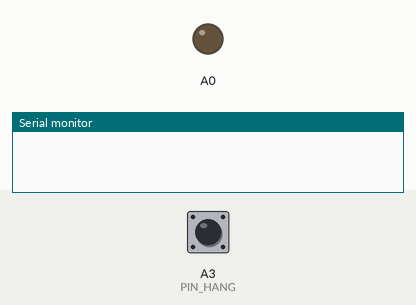
The sketch below on a simulated Arduino Uno, built with avr-gcc and run on an emulated ATmega328P. Shown: output pins drawn as LEDs (lit = HIGH), the last lines printed to the serial monitor. The inputs (shaded band) are chosen by the test bench; at power-on: A3 (PIN_HANG) HIGH. Random numbers use the default seed unless the sketch sets one; the audio player accepts every command and is not drawn.

Above: at 0.1 s.
At 0.6 s:
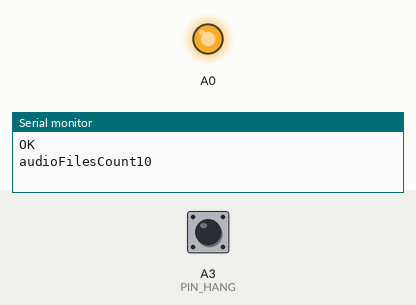
Timing chart, 0 to 2.1 s (numbered marks = the images above):
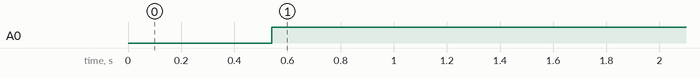

The sketch:

Boite_random.ino
```cpp
/* Bibliothèques requises */
#include <SoftwareSerial.h>      /* Connexion série */
#include <DFRobotDFPlayerMini.h> /* Lecteur MP3 */

/* Définition des constantes */
#define PIN_HANG A3

/* Déclaration des variables */
SoftwareSerial mySoftwareSerial(9, 10);  // RX, TX
DFRobotDFPlayerMini myDFPlayer;
bool currentState = 0;
int audioFilesCount = 0;

void setup() {
  /* Connexion série pour la remontée d'informations au PC */
  Serial.begin(9600);
  while (!Serial)
    ;

  /* Connexion série pour la communication avec le DFPlayer */
  mySoftwareSerial.begin(9600);

  /* Connexion au DFPlayer */
  if (!myDFPlayer.begin(mySoftwareSerial)) {  //Use softwareSerial to communicate with mp3.
    Serial.println(F("Unable to play"));
    while (true)
      ;
  }
  Serial.println(F("OK"));

  /* Etat initial du DFPlayer */
  myDFPlayer.volume(5);
  //myDFPlayer.outputDevice(DFPLAYER_DEVICE_SD);
  //myDFPlayer.EQ(DFPLAYER_EQ_NORMAL);
  myDFPlayer.disableLoop();
  /* On écoute le décrochage sur le PIN indiqué */
  pinMode(PIN_HANG, INPUT_PULLUP);
  audioFilesCount = myDFPlayer.readFileCounts();
  Serial.print(F("audioFilesCount"));
  Serial.println(audioFilesCount);

  randomSeed(analogRead(0));
  pinMode(A0, OUTPUT);
}

void loop() {

  digitalWrite(A0, HIGH);
  /* Si le téléphone est raccroché, on stoppe la lecture du MP3 (il n'a pas de véritable stop() et on passe à l'itération suivante */
  if (!isHangedUp()) {
    myDFPlayer.pause();
    currentState = 0;

  } else {
    if (0 == currentState) {
      myDFPlayer.play(random(1, audioFilesCount));
      currentState = 1;
    }
  }
}


/** Récupération de l'état de décroché/raccroché
  La composition du numéro ayant tendance à parasiter le circuit
  on détecte ici des valeurs proches de 1023 qui correspondent à un vrai raccrochage)
*/
bool isHangedUp() {
  return 0 == digitalRead(PIN_HANG);
}

int getUserVolume() {
  return 30 * analogRead(A1) / 1023;
}
```

Measured:
- by itself, A0: LOW → HIGH at 0.54 s
